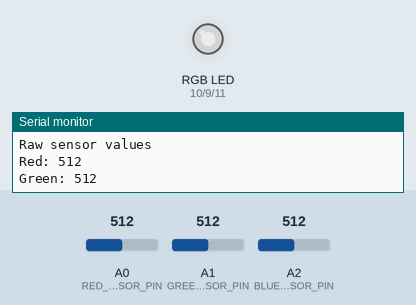
This sketch was run on a simulated Arduino Uno, built with avr-gcc and run on an emulated ATmega328P. Parts: an RGB LED mixed from three pins (HIGH = lit), the last lines printed to the serial monitor. Inputs (shaded band) come from the test bench; at power-on: A0 (RED_SENSOR_PIN) = 512, A1 (GREEN_SENSOR_PIN) = 512, A2 (BLUE_SENSOR_PIN) = 512. Dim RGB values are drawn brighter than linear.

Above: at 1.2 s.
1.3 s: A0 (RED_SENSOR_PIN) set to 406
At 2.1 s:
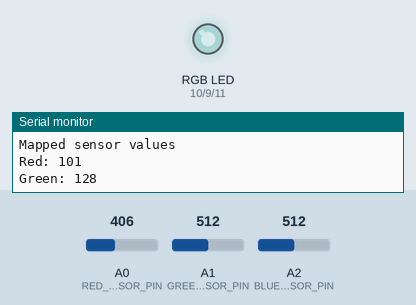
4.3 s: A0 (RED_SENSOR_PIN) set to 387
At 4.9 s:
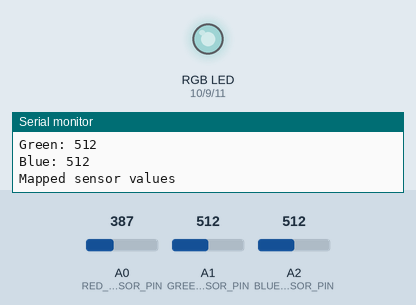
7.3 s: A1 (GREEN_SENSOR_PIN) set to 408
At 7.7 s:
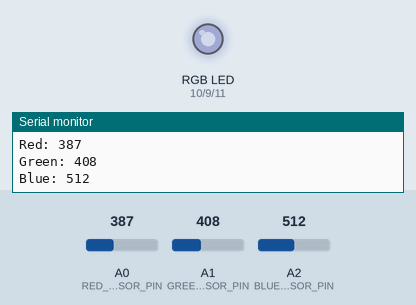
8.9 s: A1 (GREEN_SENSOR_PIN) set to 388
At 9.9 s:
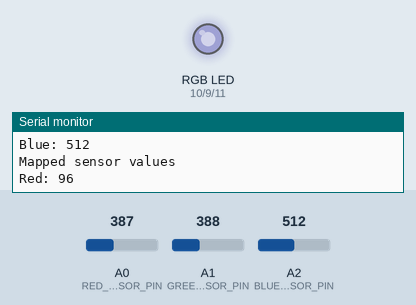
11.9 s: A2 (BLUE_SENSOR_PIN) set to 411
At 12.8 s:
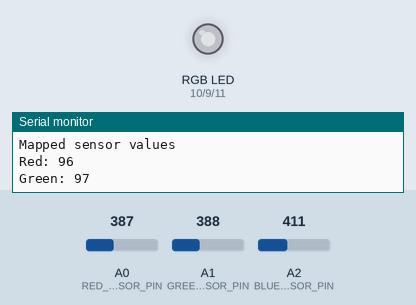
13.5 s: A2 (BLUE_SENSOR_PIN) set to 390
At 14.5 s:
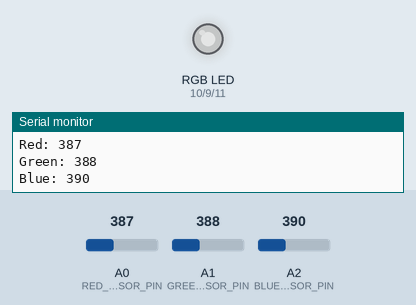
Timing chart, 0 to 16.5 s (numbered marks = the images above; inputs shaded):
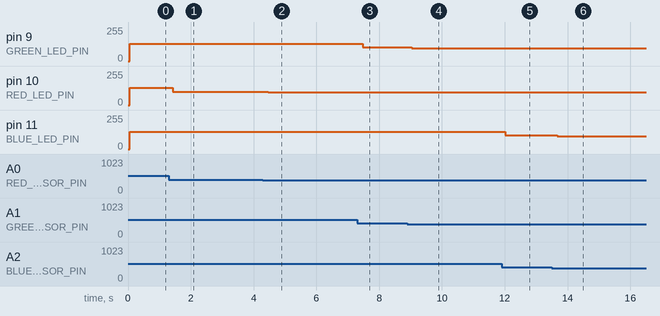

The sketch:

colour_mixing_lamp.ino
```cpp
/**
 * Arduino Starter Project #3 - Colour Mixing Lamp
 *
 * Video at https://www.youtube.com/watch?v=u9uc92ae6WY
 *
 * Author: Mike Sukmanowsky <mike.sukmanowsky@gmail.com>
 */

/* Constants */
const int SERIAL_SAMPLE_RATE = 9600;

const int RED_LED_PIN = 10;
const int GREEN_LED_PIN = 9;
const int BLUE_LED_PIN = 11;
const int RED_SENSOR_PIN = A0;
const int GREEN_SENSOR_PIN = A1;
const int BLUE_SENSOR_PIN = A2;


/* Globals */
int redAmount = 0;
int greenAmount = 0;
int blueAmount = 0;

int redSensorValue = 0;
int greenSensorValue = 0;
int blueSensorValue = 0;

/* Setup / Loop*/
void setup() {
  // open serial port and sample analog input
  Serial.begin(SERIAL_SAMPLE_RATE);

  pinMode(RED_LED_PIN, OUTPUT);
  pinMode(GREEN_LED_PIN, OUTPUT);
  pinMode(BLUE_LED_PIN, OUTPUT);
}


void loop() {
  redSensorValue = analogRead(RED_SENSOR_PIN);
  delay(5);
  greenSensorValue = analogRead(GREEN_SENSOR_PIN);
  delay(5);
  blueSensorValue = analogRead(BLUE_SENSOR_PIN);
  delay(5);

  Serial.print("Raw sensor values\nRed: ");
  Serial.print(redSensorValue);
  Serial.print("\nGreen: ");
  Serial.print(greenSensorValue);
  Serial.print("\nBlue: ");
  Serial.print(blueSensorValue);
  Serial.print("\n\n");

  redAmount = redSensorValue / 4;
  greenAmount = greenSensorValue / 4;
  blueAmount = blueSensorValue / 4;

  Serial.print("Mapped sensor values\nRed: ");
  Serial.print(redAmount);
  Serial.print("\nGreen: ");
  Serial.print(greenAmount);
  Serial.print("\nBlue: ");
  Serial.print(blueAmount);
  Serial.print("\n\n");

  analogWrite(RED_LED_PIN, redAmount);
  analogWrite(GREEN_LED_PIN, greenAmount);
  analogWrite(BLUE_LED_PIN, blueAmount);
}
```

Measured:
- after the input at 1.3 s, pin 10 (RED_LED_PIN): 128/255 → 101/255 after 0.12 s
- after the input at 4.3 s, pin 10 (RED_LED_PIN): 101/255 → 96/255 after 0.16 s
- after the input at 7.3 s, pin 9 (GREEN_LED_PIN): 128/255 → 102/255 after 0.18 s
- after the input at 8.9 s, pin 9 (GREEN_LED_PIN): 102/255 → 97/255 after 0.14 s
- after the input at 11.9 s, pin 11 (BLUE_LED_PIN): 128/255 → 102/255 after 0.12 s
- after the input at 13.5 s, pin 11 (BLUE_LED_PIN): 102/255 → 97/255 after 0.17 s
